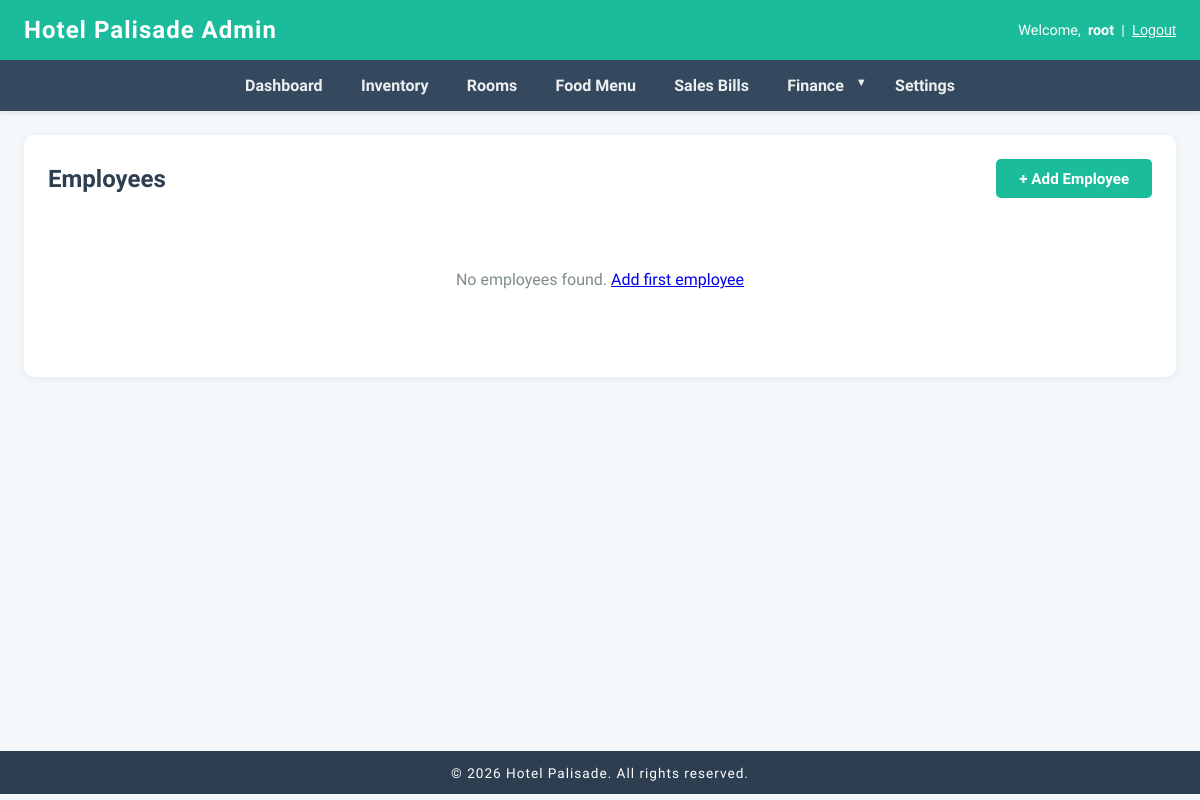
Before: /finance/employees/ (signed in) with the older database file.
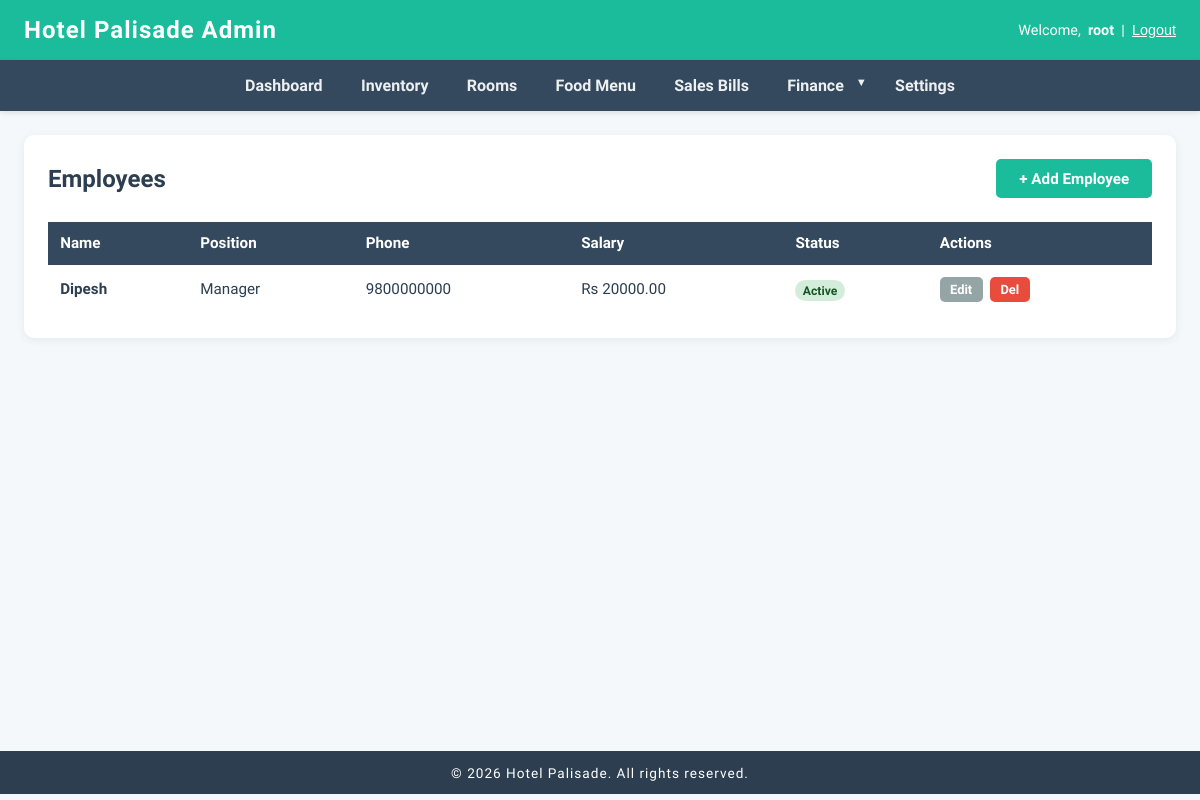
After: the same page with the newer database file.
### finance/models.py (models this page shows, shortened)
class Employee(models.Model):
    POSITION_CHOICES = [
        ('manager', 'Manager'),
        ('receptionist', 'Receptionist'),
        ('housekeeping', 'Housekeeping'),
        ('chef', 'Chef'),
        ('waiter', 'Waiter'),
        ('security', 'Security'),
        ('maintenance', 'Maintenance'),
        ('other', 'Other'),
    ]
    name = models.CharField(max_length=200)
    position = models.CharField(max_length=50, choices=POSITION_CHOICES)
    phone = models.CharField(max_length=20)
    email = models.EmailField(blank=True)
    address = models.TextField()
    monthly_salary = models.DecimalField(max_digits=10, decimal_places=2)
    date_joined = models.DateField()
    is_active = models.BooleanField(default=True)
    created_at = models.DateTimeField(auto_now_add=True)
    class Meta:
        ordering = ['name']

### finance/views.py (the view)
# urls.py: path('employees/', views.employee_list, name='employee_list'),
@login_required(login_url='login')
def employee_list(request):
    employees = Employee.objects.all()
    return render(request, 'finance/employees/list.html', {'employees': employees})

### finance/templates/finance/employees/list.html (shortened to what this page needs)
{% extends 'base.html' %}
{% block content %}
<div class="container">
    <div class="header-section">
        <h2>Employees</h2>
        <a href="{% url 'employee_create' %}" class="btn">+ Add Employee</a>
    </div>
    {% if employees %}
    <div class="table-responsive">
        <table>
            <thead>
                <tr><th>Name</th><th>Position</th><th class="hide-mobile">Phone</th><th>Salary</th><th>Status</th><th>Actions</th></tr>
            </thead>
            <tbody>
                {% for emp in employees %}
                <tr>
                    <td><strong>{{ emp.name }}</strong></td>
                    <td>{{ emp.get_position_display }}</td>
                    <td class="hide-mobile">{{ emp.phone }}</td>
                    <td>Rs {{ emp.monthly_salary }}</td>
                    <td>{% if emp.is_active %}<span class="badge badge-success">Active</span>{% else %}<span class="badge badge-danger">Inactive</span>{% endif %}</td>
                    <td><div class="actions">
                        <a href="{% url 'employee_update' emp.pk %}" class="btn btn-secondary">Edit</a>
                        <a href="{% url 'employee_delete' emp.pk %}" class="btn btn-danger">Del</a>
                    </div></td>
                </tr>
                {% endfor %}
            </tbody>
        </table>
    </div>
    {% else %}
    <p style="text-align:center;padding:3em;color:#7f8c8d">No employees found. <a href="{% url 'employee_create' %}">Add first employee</a></p>
    {% endif %}
</div>
{% endblock %}

Changed rows visible on the page:
added Employee: name "Dipesh", position "Manager", phone "9800000000", monthly_salary "20000.00", is_active "Active"
Other visible differences:
text no longer shown: "No employees found. Add first employee"
text now shown: "Name Position Phone Salary Status Actions"
